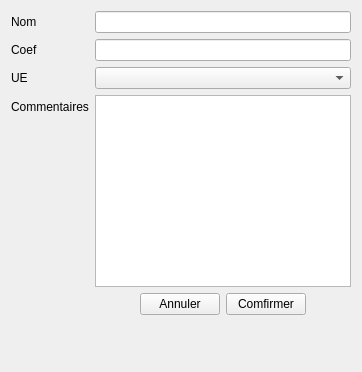
                   <widget class="QWidget" name="tabEC">
                    <attribute name="icon">
                     <iconset>
                      <normaloff>../resources/images/icons8-education-64 (2).png</normaloff>../resources/images/icons8-education-64 (2).png</iconset>
                    </attribute>
                    <attribute name="title">
                     <string>MATIERE</string>
                    </attribute>
                    <layout class="QHBoxLayout" name="horizontalLayout_12">
                     <item>
                      <layout class="QFormLayout" name="formLayout_4">
                       <item row="0" column="0">
                        <widget class="QLabel" name="matiereNomLabel">
                         <property name="text">
                          <string>Nom</string>
                         </property>
                        </widget>
                       </item>
                       <item row="0" column="1">
                        <widget class="QLineEdit" name="matiereNomEdit"/>
                       </item>
                       <item row="1" column="0">
                        <widget class="QLabel" name="matiereCoefLabel">
                         <property name="text">
                          <string>Coef</string>
                         </property>
                        </widget>
                       </item>
                       <item row="1" column="1">
                        <widget class="QLineEdit" name="matiereCoefEdit">
                         <property name="inputMethodHints">
                          <set>Qt::ImhNone</set>
                         </property>
                         <property name="maxLength">
                          <number>10</number>
                         </property>
                        </widget>
                       </item>
                       <item row="3" column="0">
                        <widget class="QLabel" name="matiereNoteLabel">
                         <property name="text">
                          <string>Commentaires</string>
                         </property>
                        </widget>
                       </item>
                       <item row="5" column="1">
                        <spacer name="verticalSpacer_10">
                         <property name="orientation">
                          <enum>Qt::Vertical</enum>
                         </property>
                         <property name="sizeHint" stdset="0">
                          <size>
                           <width>20</width>
                           <height>40</height>
                          </size>
                         </property>
                        </spacer>
                       </item>
                       <item row="2" column="0">
                        <widget class="QLabel" name="matiereLibelleLabel">
                         <property name="text">
                          <string>UE</string>
                         </property>
                        </widget>
                       </item>
                       <item row="3" column="1">
                        <widget class="QPlainTextEdit" name="matiereNoteEdit"/>
                       </item>
                       <item row="4" column="1">
                        <layout class="QHBoxLayout" name="horizontalLayout_21">
                         <item>
                          <spacer name="horizontalSpacer_9">
                           <property name="orientation">
                            <enum>Qt::Horizontal</enum>
                           </property>
                           <property name="sizeHint" stdset="0">
                            <size>
                             <width>40</width>
                             <height>20</height>
                            </size>
                           </property>
                          </spacer>
                         </item>
                         <item>
                          <widget class="QPushButton" name="btnAnnulerMatiere">
                           <property name="text">
                            <string>Annuler</string>
                           </property>
                           <property name="icon">
                            <iconset>
                             <normaloff>../resources/images/icons8-close-48.png</normaloff>../resources/images/icons8-close-48.png</iconset>
                           </property>
                          </widget>
                         </item>
                         <item>
                          <widget class="QPushButton" name="btnComfirmMatiere">
                           <property name="text">
                            <string>Comfirmer</string>
                           </property>
                           <property name="icon">
                            <iconset>
                             <normaloff>../resources/images/icons8-save-all-48.png</normaloff>../resources/images/icons8-save-all-48.png</iconset>
                           </property>
                          </widget>
                         </item>
                         <item>
                          <spacer name="horizontalSpacer_10">
                           <property name="orientation">
                            <enum>Qt::Horizontal</enum>
                           </property>
                           <property name="sizeHint" stdset="0">
                            <size>
                             <width>40</width>
                             <height>20</height>
                            </size>
                           </property>
                          </spacer>
                         </item>
                        </layout>
                       </item>
                       <item row="2" column="1">
                        <widget class="QComboBox" name="comboBox_5"/>
                       </item>
                      </layout>
                     </item>
                    </layout>
                   </widget>
